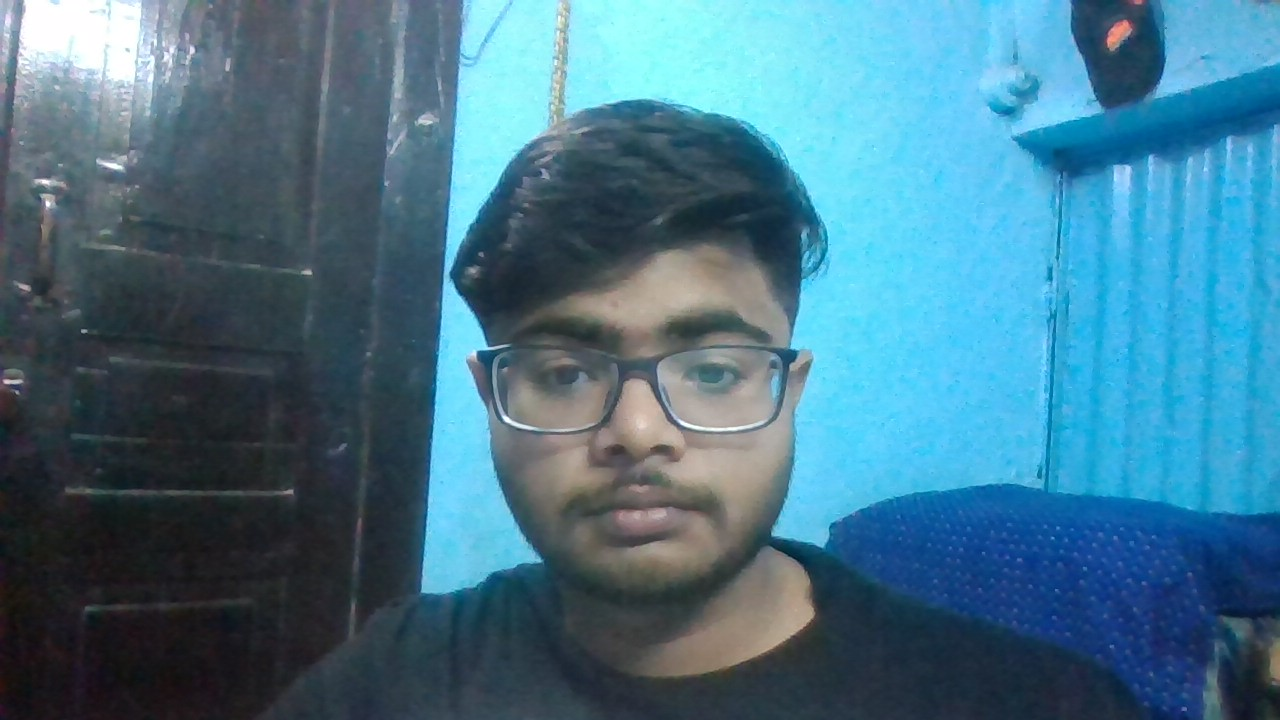
#> input picture faces/user.jpg, 1280 x 720 px; its folder holds only this picture in this run
$ python train_face.py
#> lines starting #> are read from the running program, lines starting #| are printed output that depends on the picture
import cv2
import os
import numpy as np

face_cascade = cv2.CascadeClassifier(
    cv2.data.haarcascades + 'haarcascade_frontalface_default.xml'
)

dataset_path = "faces"

faces = []
labels = []

label_map = {}
current_label = 0

for file in os.listdir(dataset_path):

    path = os.path.join(dataset_path, file)

    img = cv2.imread(path)
#> img is the input picture: shape (720, 1280, 3); mean B, G, R 138, 116.9, 70.3
    gray = cv2.cvtColor(img, cv2.COLOR_BGR2GRAY)
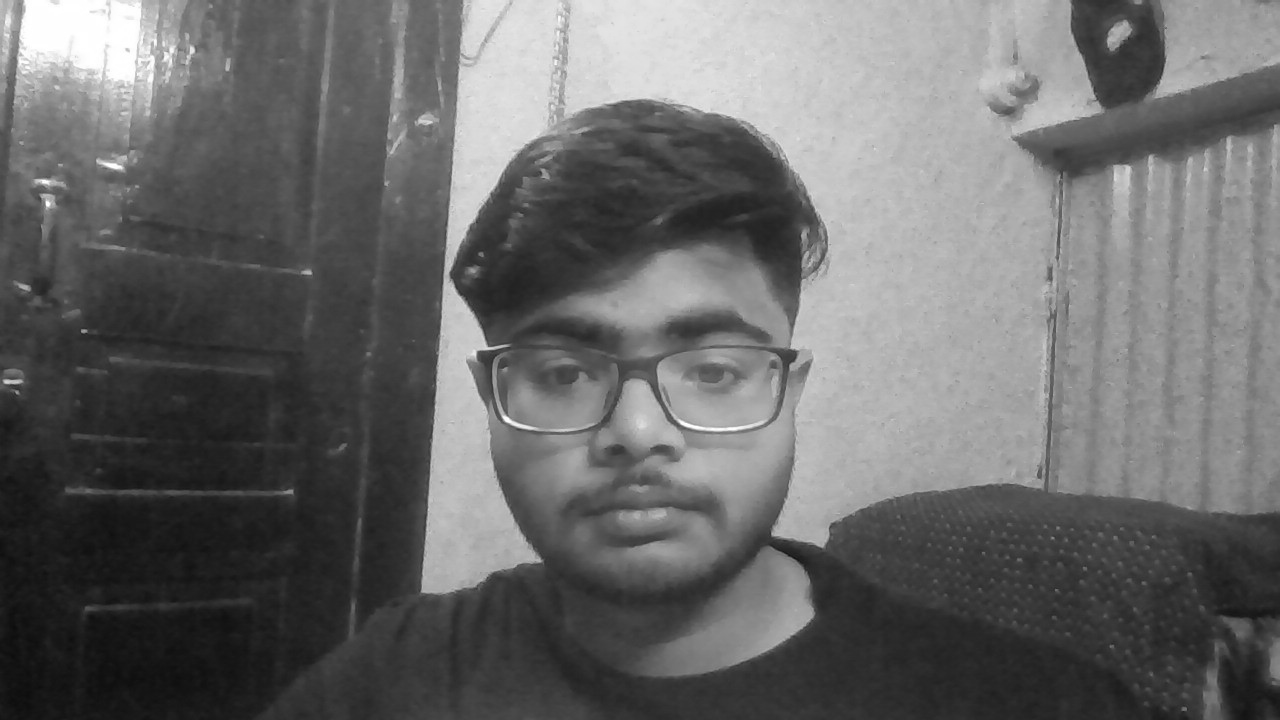
#> gray: shape (720, 1280); min 12, max 255, mean 105.4

    detected_faces = face_cascade.detectMultiScale(gray, 1.3, 5)
#> detected_faces = [[451, 221, 366, 366]]

    for (x, y, w, h) in detected_faces:
        face = gray[y:y+h, x:x+w]

        faces.append(face)
        labels.append(current_label)
#> this loop made 1 pass
#> pass 1, `face = gray[y:y+h, x:x+w]`:
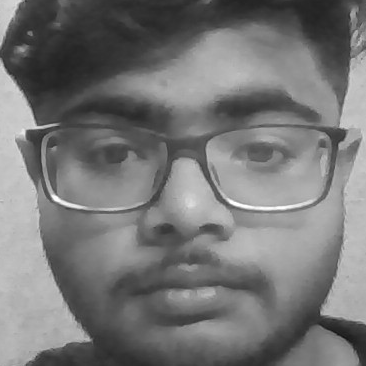
#> face: shape (366, 366); min 18, max 254, mean 118.3
#> after the loop, faces = 1 item; labels = [0]

    label_map[current_label] = file
    current_label += 1

# Train model
model = cv2.face.LBPHFaceRecognizer_create()
model.train(faces, np.array(labels))

model.save("face_model.yml")

print("Training complete ✅")
